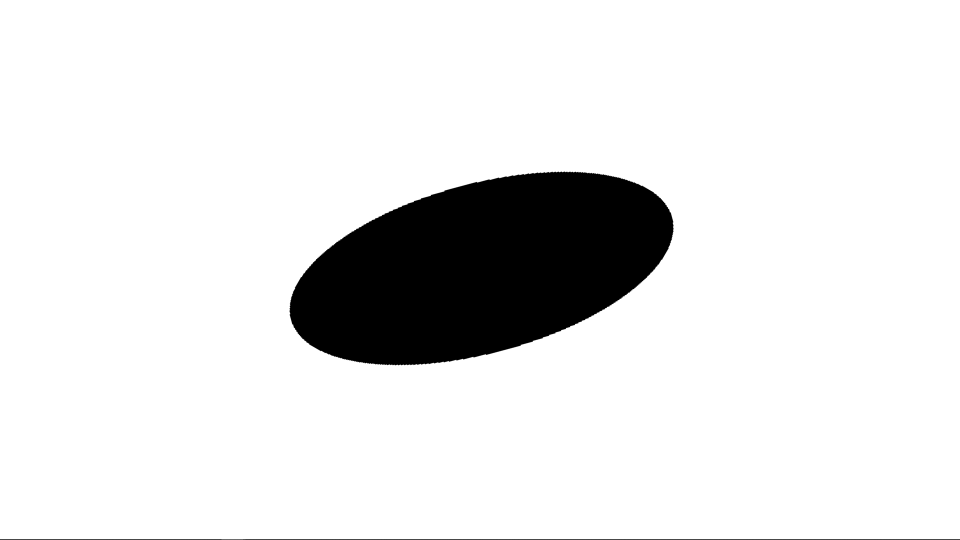
#> input picture 2024-1/015 degree.png, 1920 x 1080 px (shown at 1/2 size); its folder holds only this picture in this run
$ jupyter execute '0단계(전처리).ipynb'
#> lines starting #> are read from the running program, lines starting #| are printed output that depends on the picture; after the words box and inside, x2 and y2 are one past the last pixel; in counts of white or black regions, pixels touching at a corner belong together
[cell 1]
import numpy as np
from skimage import measure, transform
from skimage.measure import label, regionprops
from PIL import Image
import matplotlib.pyplot as plt
import glob

[cell 2]
def load_image(file_path):
    image = Image.open(file_path)
    return image.convert('L')   # 그레이스케일로 변환

def find_properties(binary_particle):
    label_img = label(binary_particle)
    props = regionprops(label_img)[0]

    # 원본 입자의 주축과 직교하는 축의 길이를 계산
    original_axis_lengths = {
        'axis': props.major_axis_length,
        'ortho': props.minor_axis_length
    }

    orientation = props.orientation
    centroid = props.centroid
    bbox = props.bbox

    return orientation, centroid, bbox, original_axis_lengths

def add_padding(binary_particle):
    rows, cols = binary_particle.shape
    diag = int(np.sqrt(rows**2 + cols**2))
    pad_width = ((diag - rows) // 2, (diag - cols) // 2)
    padded_particle = np.pad(binary_particle, ((pad_width[0], pad_width[0]), (pad_width[1], pad_width[1])), mode='constant', constant_values=0)
    return padded_particle, pad_width

def process_particle(padded_particle, orientation, centroid, pad_width):
    # 이미지 회전
    rotation_angle = (np.pi/2 - orientation) * (180/np.pi)
    new_centroid = (centroid[0] + pad_width[0], centroid[1] + pad_width[1])
    rotated_particle = transform.rotate(padded_particle, rotation_angle, order=0, preserve_range=True, center=new_centroid)

    # 회전된 이미지에서 입자의 경계 상자를 찾아 이미지를 크롭합니다.
    label_img = label(rotated_particle > 0.5)
    props_rotated = regionprops(label_img)[0]
    minr, minc, maxr, maxc = props_rotated.bbox
    cropped_rotated_particle = rotated_particle[minr:maxr, minc:maxc]

    return cropped_rotated_particle

def adjust_particle_scale(cropped_rotated_particle, original_axis_lengths):
    # 주축과 직교축에 따라 스케일링 인자를 계산합니다.
    scale_factor_axis = original_axis_lengths['axis'] / cropped_rotated_particle.shape[1]
    scale_factor_ortho = original_axis_lengths['ortho'] / cropped_rotated_particle.shape[0]

    # 이미지를 스케일링합니다.
    scaled_particle = transform.rescale(cropped_rotated_particle, (scale_factor_ortho, scale_factor_axis), order=0, preserve_range=True, anti_aliasing=False)
    scaled_particle = (scaled_particle > 0.5).astype(int)  # 이진화

    return scaled_particle

def save_and_show_image(image_array, file_name='final_scaled_image.png'):
    # 이미지를 저장하고 화면에 보여줍니다.
    scaled_image = (1 - image_array) * 255  # 이진 이미지를 다시 그레이스케일로 변환
    image = Image.fromarray(scaled_image.astype(np.uint8))
    image.save(file_name)
    plt.imshow(image, cmap='gray')
    plt.axis('off')
    plt.show()

def main():
    image_files = glob.glob('0*.png')

    for idx, file_path in enumerate(image_files):
        name = file_path[:-4]
        particle_image = load_image(file_path)
#> in load_image, image is the input picture: PIL image 1920x1080 RGB; min 0, max 255, mean 228.8
        particle_array = np.array(particle_image)
        binary_particle = particle_array < 128
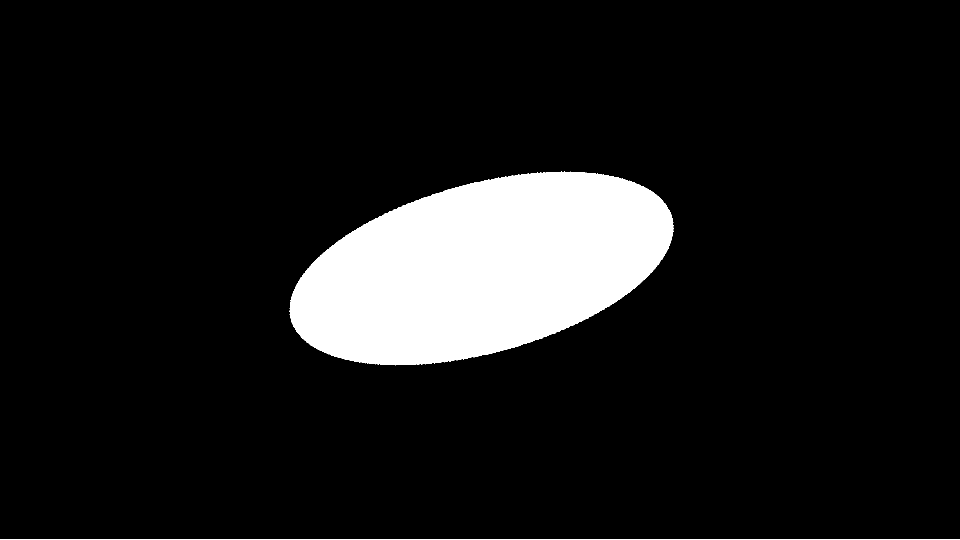
#> binary_particle: shape (1080, 1920) bool (shown at 1/2 size); 10.3% white; 2 white regions, box (x1, y1, x2, y2) and area: (579, 343, 1347, 731) 210273, (0, 1078, 1920, 1080) 3840

        orientation, centroid, bbox, original_axis_lengths = find_properties(binary_particle)
#> in find_properties, `label_img = label(binary_particle)`:
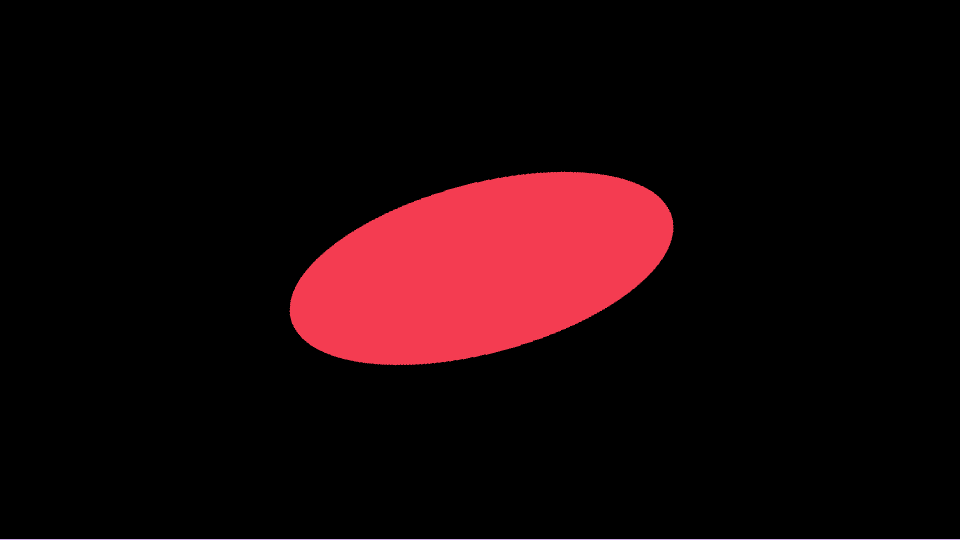
#> label_img: shape (1080, 1920) int32 (shown at 1/2 size); 3 distinct labels, from 0 to 2; one colour per label, 0 black
#> in find_properties, `original_axis_lengths = { 'axis': props.major_axis_length, 'ortho': pr..`: original_axis_lengths = {'axis': 789.7, 'ortho': 339}
#> in find_properties, `orientation = props.orientation`: orientation = -1.31
#> in find_properties, `centroid = props.centroid`: centroid = (536.4, 962.6)
#> in find_properties, `bbox = props.bbox`: bbox = (343, 579, 731, 1347)
#> orientation = -1.31; centroid = (536.4, 962.6); bbox = (343, 579, 731, 1347); original_axis_lengths = {'axis': 789.7, 'ortho': 339}

        padded_particle, pad_width = add_padding(binary_particle)
#> in add_padding, `padded_particle = np.pad(binary_particle, ((pad_width[0], pad_width[0]..`:
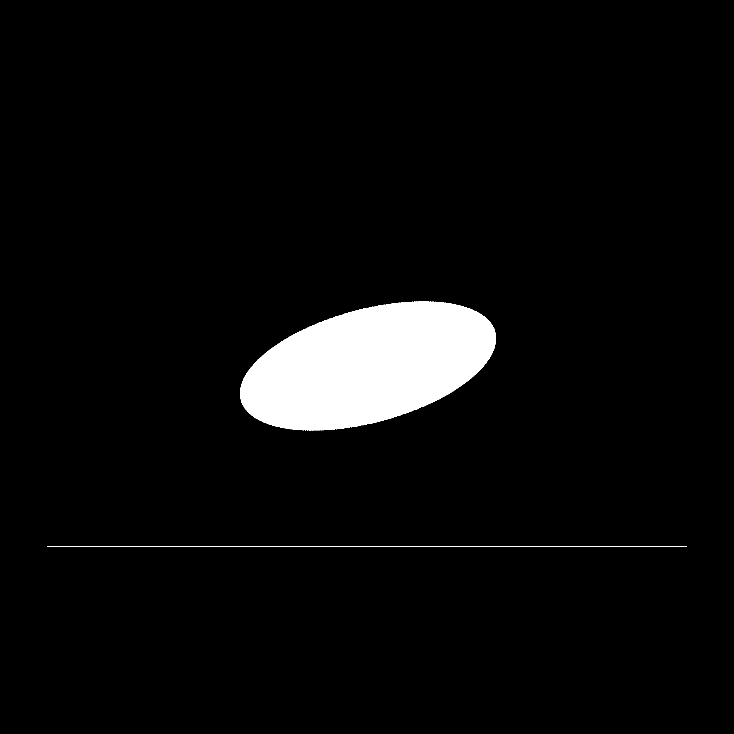
#> padded_particle: shape (2202, 2202) bool (shown at 1/3 size); 4.4% white; 2 white regions, box (x1, y1, x2, y2) and area: (720, 904, 1488, 1292) 210273, (141, 1639, 2061, 1641) 3840
#> pad_width = (561, 141)
        cropped_rotated_particle = process_particle(padded_particle, orientation, centroid, pad_width)
#> in process_particle, `rotation_angle = (np.pi/2 - orientation) * (180/np.pi)`: rotation_angle = 165
#> in process_particle, `new_centroid = (centroid[0] + pad_width[0], centroid[1] + pad_width[1])`: new_centroid = (1097.4, 1103.6)
#> in process_particle, `rotated_particle = transform.rotate(padded_particle, rotation_angle, o..`:
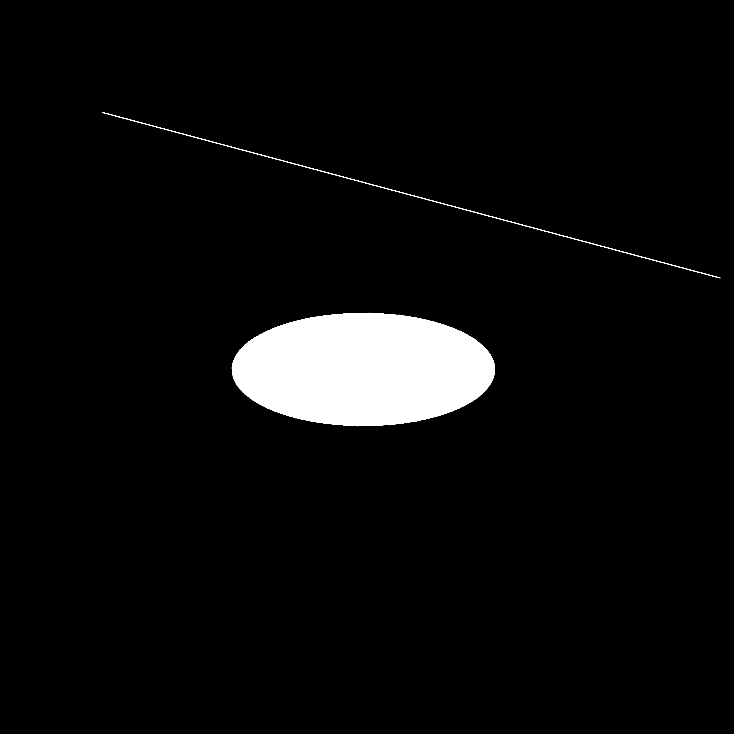
#> rotated_particle: shape (2202, 2202) bool (shown at 1/3 size); 4.4% white; 2 white regions, box (x1, y1, x2, y2) and area: (695, 938, 1485, 1279) 210283, (306, 336, 2161, 835) 3839
#> in process_particle, `label_img = label(rotated_particle > 0.5)`:
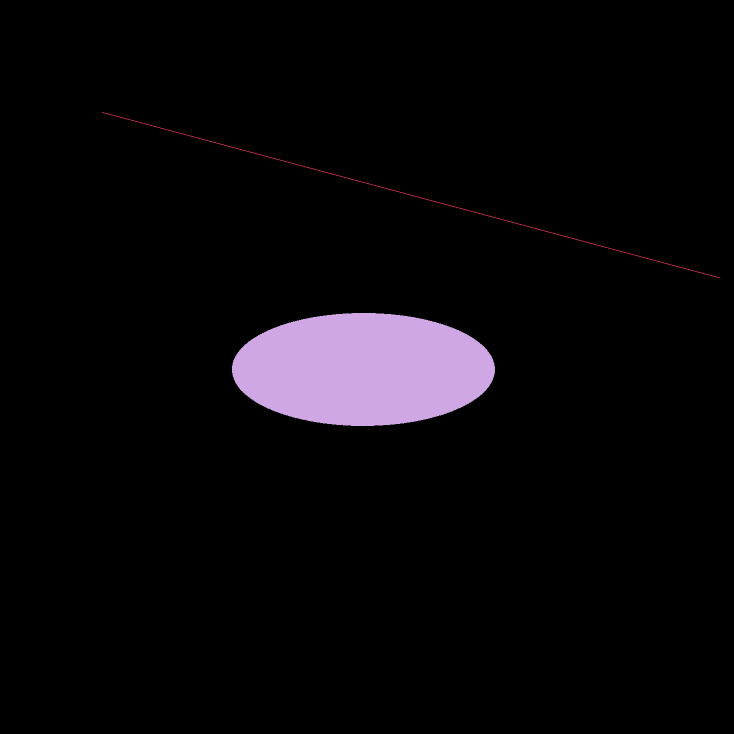
#> label_img: shape (2202, 2202) int32 (shown at 1/3 size); 3 distinct labels, from 0 to 2; one colour per label, 0 black
#> in process_particle, `minr, minc, maxr, maxc = props_rotated.bbox`: minr = 336; minc = 306; maxr = 835; maxc = 2161
#> in process_particle, `cropped_rotated_particle = rotated_particle[minr:maxr, minc:maxc]`:
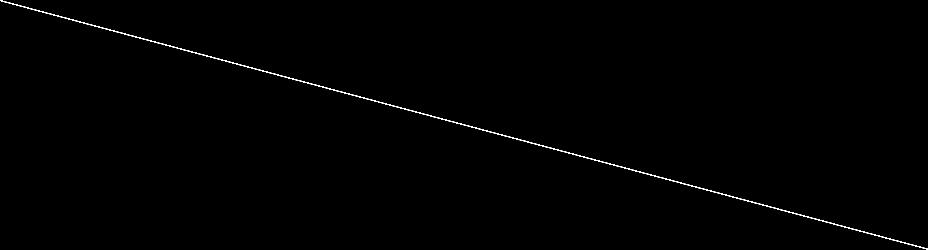
#> cropped_rotated_particle: shape (499, 1855) bool (shown at 1/2 size); 0.41% white in thin lines or dots

        # Call the scaling function with the original axis lengths.
        scaled_particle_image = adjust_particle_scale(cropped_rotated_particle, original_axis_lengths)
#> in adjust_particle_scale, `scale_factor_axis = original_axis_lengths['axis'] / cropped_rotated_pa..`: scale_factor_axis = 0.426
#> in adjust_particle_scale, `scale_factor_ortho = original_axis_lengths['ortho'] / cropped_rotated_..`: scale_factor_ortho = 0.679
#> in adjust_particle_scale, `scaled_particle = transform.rescale(cropped_rotated_particle, (scale_f..`:
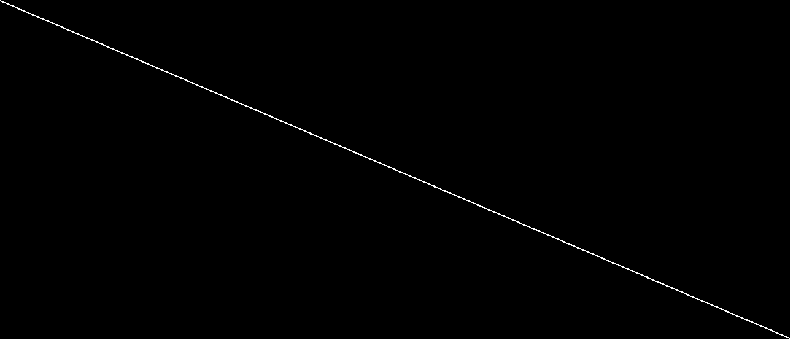
#> scaled_particle: shape (339, 790) bool; 0.41% white in thin lines or dots
#> in adjust_particle_scale, `scaled_particle = (scaled_particle > 0.5).astype(int)`: scaled_particle: shape (339, 790) int64; values 0 (black) and 1 (white), 0.41% white in thin lines or dots

        output_file_name = f'processed_{name}.png'
        save_and_show_image(scaled_particle_image, output_file_name)
#> in save_and_show_image, `scaled_image = (1 - image_array) * 255`: scaled_image: shape (339, 790) int64; 99.6% white; black in thin lines or dots
#> in save_and_show_image, `image = Image.fromarray(scaled_image.astype(np.uint8))`: image: PIL image 790x339 L; 99.6% white; black in thin lines or dots

$ run again, on 2024-1/075 degree.png
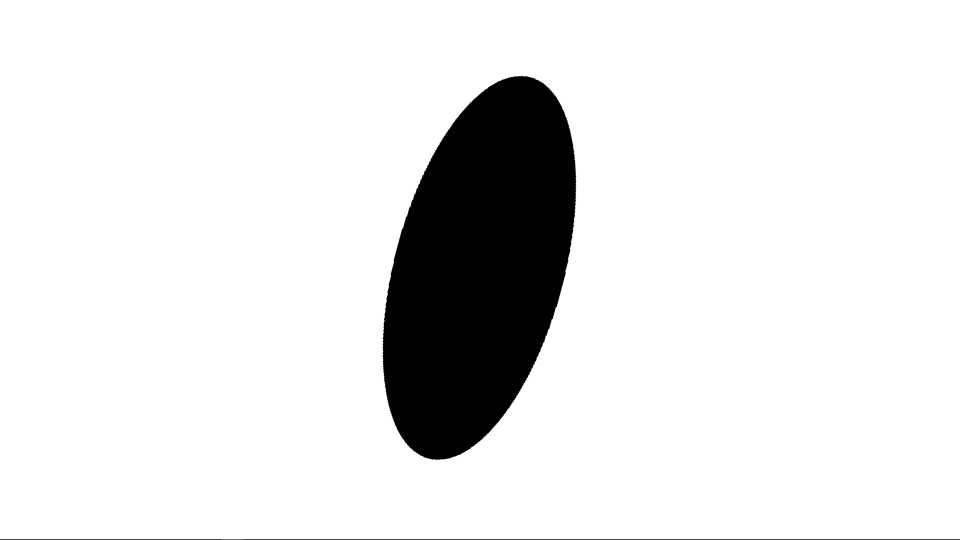
#> input picture 2024-1/075 degree.png, 1920 x 1080 px (shown at 1/2 size)
#> in load_image, image is the input picture: PIL image 1920x1080 RGB; min 0, max 255, mean 228.8
#> binary_particle: shape (1080, 1920) bool; 10.3% white; 2 white regions, box (x1, y1, x2, y2) and area: (765, 152, 1153, 920) 210266, (0, 1078, 1920, 1080) 3840
#> in find_properties, `original_axis_lengths = { 'axis': props.major_axis_length, 'ortho': pr..`: original_axis_lengths = {'axis': 789.7, 'ortho': 339}
#> in find_properties, `orientation = props.orientation`: orientation = -0.262
#> in find_properties, `centroid = props.centroid`: centroid = (535.3, 958.4)
#> in find_properties, `bbox = props.bbox`: bbox = (152, 765, 920, 1153)
#> in main, `orientation, centroid, bbox, original_axis_lengths = find_properties(b..`: orientation = -0.262; centroid = (535.3, 958.4); bbox = (152, 765, 920, 1153); original_axis_lengths = {'axis': 789.7, 'ortho': 339}
#> padded_particle: shape (2202, 2202) bool; 4.4% white; 2 white regions, box (x1, y1, x2, y2) and area: (906, 713, 1294, 1481) 210266, (141, 1639, 2061, 1641) 3840
#> in main, `padded_particle, pad_width = add_padding(binary_particle)`: pad_width = (561, 141)
#> rotation_angle = 105
#> new_centroid = (1096.3, 1099.4)
#> rotated_particle: shape (2202, 2202) bool; 4.4% white; 2 white regions, box (x1, y1, x2, y2) and area: (698, 928, 1488, 1268) 210269, (1368, 29, 1867, 1883) 3839
#> minr = 29; minc = 1368; maxr = 1883; maxc = 1867
#> in process_particle, `cropped_rotated_particle = rotated_particle[minr:maxr, minc:maxc]`:
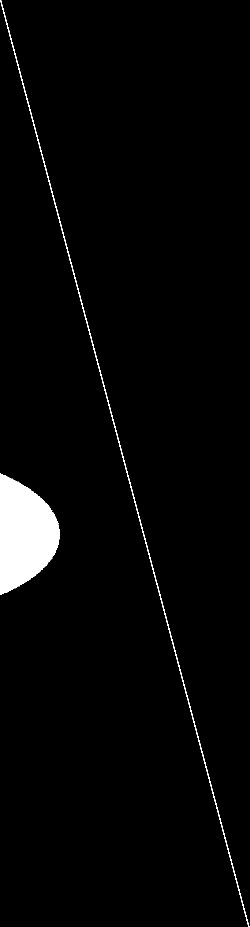
#> cropped_rotated_particle: shape (1854, 499) bool (shown at 1/2 size); 2.6% white; 2 white regions, box (x1, y1, x2, y2) and area: (0, 947, 120, 1190) 20119, (0, 0, 499, 1854) 3839
#> scale_factor_axis = 1.58
#> scale_factor_ortho = 0.183
#> in adjust_particle_scale, `scaled_particle = transform.rescale(cropped_rotated_particle, (scale_f..`:
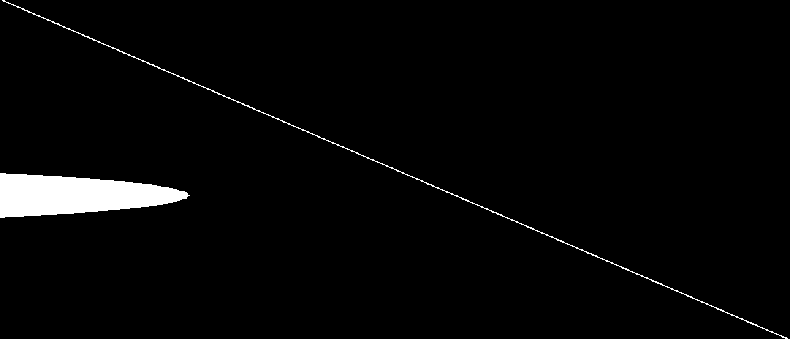
#> scaled_particle: shape (339, 790) bool; 2.6% white; 2 white regions, box (x1, y1, x2, y2) and area: (0, 173, 190, 218) 5818, (2, 0, 788, 339) 1116
